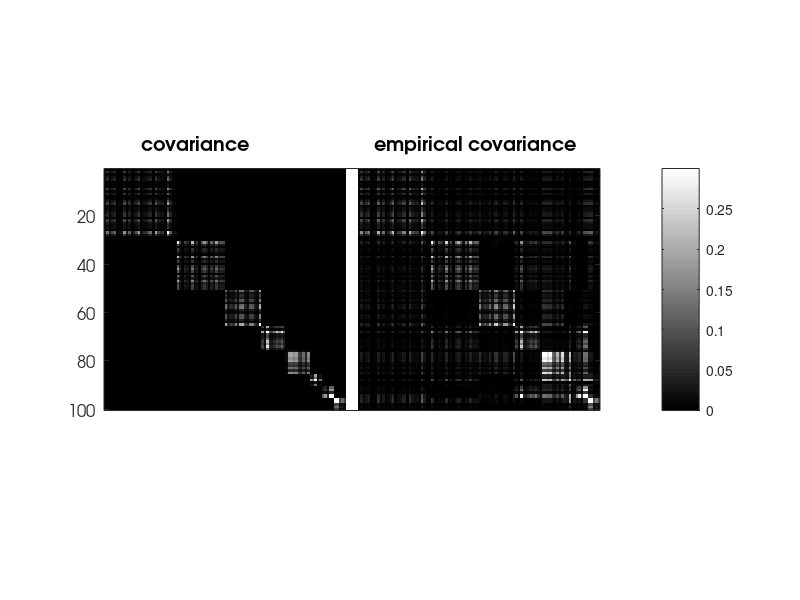
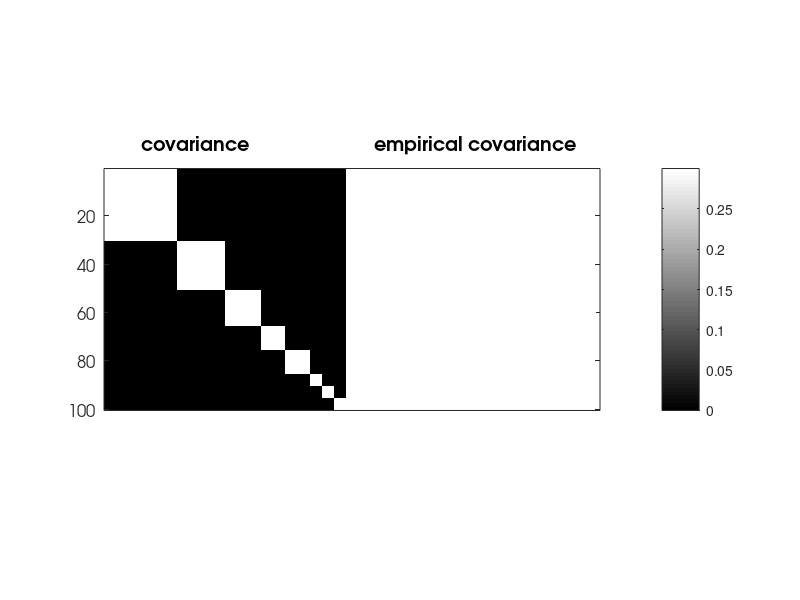

Here is the MATLAB script that generated these plots, in order:
%
%        SYNTHETIC EXPERIMENT FOR REGULARIZED k-SPCA
%
% Regularized problem for simultaneaously sparse and low rank matrices
%
%       min_X |A-X|^2+lambda*|X|_1+mu*|X|_tr
%
%
%
% 
%%%%%%%%%%%%
% Marina Vinyes and Guillaume Obozinski, 2016
% %%%%%%%%%%%%

%% add paths
clc; clear all;
addpath('../main');
addpath('../active-set');
addpath('../atom-selection');
addpath('../utils');
addpath('../other');

%% Experimental Setting
% n: nb samples 
% p: dimension
% k: block size kxk
% lambda: regularization parameter
% sigma: noise
n=20;
p=100;
sigma=0;
lambda=.1;

%% block diagonal covariance with 5 blocks of different sizes
block_sz=[30 20 15 10 10 5 5 5];
nblocs=length(block_sz);
a=cell(1,nblocs);
C=zeros(p);
deb=1;
for i=1:nblocs %nombre de blocs
    fin=deb+block_sz(i)-1;
    a{i}=sparse(p,1);
    a{i}(deb:fin,1)=randn(block_sz(i),1);
    a{i}=a{i}/norm(a{i});
    C=C+a{i}*a{i}';
    deb=deb+block_sz(i);
end

%% output
out_as.cpu=[];
out_as.na=[];
out_as.qp=[];
out_as.hessian=[];
out_as.time=[];
out_bcd.cpu=[];
out_cndg.cpu=[];

%% data
mu = zeros(1,p); % vector of means
Y = mvnrnd(mu, C+sigma^2*eye(p), n)';
S=cov(Y');
inputData.Y=S;
inputData.X1=eye(p);
inputData.X2=eye(p);

%%
figure(1);
imagesc([abs(C(1:100,1:100)) ones(100,5) abs(S(1:100,1:100))]); colormap gray;
hTitle=title('   covariance                         empirical covariance');
% set(gca,'XTick',0:20:135,'YTick',0:10:40);
h1=xlabel('');
h2=ylabel('');
set(h1,'Visible','off');
set(gca,'FontName','AvantGarde','FontWeight','normal','FontSize',12);
set(hTitle,'FontName','AvantGarde','FontSize',14,'FontWeight','bold');
set(h2,'FontName','AvantGarde','FontSize',14,'FontWeight','normal');
set(gca,'xtick',[])
caxis([0, 0.3]);
colorbar;
pbaspect([(2*100+5)/100 1 1]);

figure(2);
imagesc([(C(1:100,1:100)~=0) ones(100,5) (S(1:100,1:100)~=0)]); colormap gray;
hTitle=title('   covariance                         empirical covariance');
% set(gca,'XTick',0:20:135,'YTick',0:10:40);
h1=xlabel('');
h2=ylabel('');
set(h1,'Visible','off');
set(gca,'FontName','AvantGarde','FontWeight','normal','FontSize',12);
set(hTitle,'FontName','AvantGarde','FontSize',14,'FontWeight','bold');
set(h2,'FontName','AvantGarde','FontSize',14,'FontWeight','normal');
set(gca,'xtick',[])
caxis([0, 0.3]);
colorbar;
pbaspect([(2*100+5)/100 1 1]);


% %% param
% 
% param.f=4;
% param.diag=0;
% param.PSD=true;
% param.max_nb_main_loop=20;
% param.powerIter=100;
% param.stPtPowerIter=1000;
% param.niterPS=10000;%5000
% param.epsStop=1e-8;
% param.PSdualityEpsilon=1e-3;
% param.k=0;
% param.PSmu=0; %strong convexity
% param.verbose=1;
% param.debug=0;
% param.sloppy=0;
% param.max_nb_atoms=param.max_nb_main_loop*param.niterPS;
% param.cardfun=inf*ones(1,p);
% param.cardfun(10)=1;
% %%
% 
% param.lambda=lambda;
% %% as quadprog
% param.opt='asqp';
% [Z_as, ActiveSet_as, hist_as, param_as, flaga_as, it_as] = cgan_spca(inputData,param);
% dg_as=hist_as.dg_sup;
% tt_as=hist_as.time_sup;
% fprintf('lambda=%f\n',lambda);
% fprintf('......tt=%f dg=%f\n',hist_as.time(end),hist_as.dg(end));
% 
% %% as quadprog
% param.sloppy=0;
% param.max_nb_main_loop=10;
% param.opt='proxbcd';
% param.nbMainLoop=20;
% [Z_bcd, ActiveSet_bcd, hist_bcd, param_bcd, flag_bcd,it_bcd] = cgan_spca(inputData,param);
% fprintf('......tt=%f dg=%f\n',hist_bcd.time(end),hist_bcd.dg(end));
% dg_bcd=hist_bcd.dg_sup;
% tt_bcd=hist_bcd.time_sup;
% 
% 
% %% Duality Gap Figure
% 
% xplot{1}=tt_bcd;
% xplot{2}=tt_as;
% yplot{1}=dg_bcd;
% yplot{2}=dg_as;
% colors = [0 0 0
%     1 0 0];
% legendStr={'bcd','cg'};
% 
% figure(1)
% for i=1:2
% loglog(xplot{i},yplot{i},'-','LineWidth',2,'Color',colors(i,:),'DisplayName',legendStr{i}); 
% hold on
% end
% title('duality gap lgl');
% legend('show','Location','southwest');
% grid on
% hold off
% 
% 
% xplot{1}=hist_bcd.time;
% xplot{2}=hist_as.time;
% yplot{1}=hist_bcd.dg;
% yplot{2}=hist_as.dg;
% colors = [0 0 0
%     1 0 0];
% legendStr={'bcd','cg'};
% 
% figure(2)
% for i=1:2
% loglog(xplot{i},yplot{i},'-','LineWidth',2,'Color',colors(i,:),'DisplayName',legendStr{i}); 
% hold on
% end
% title('duality gap lgl');
% legend('show','Location','southwest');
% grid on
% hold off
% 
